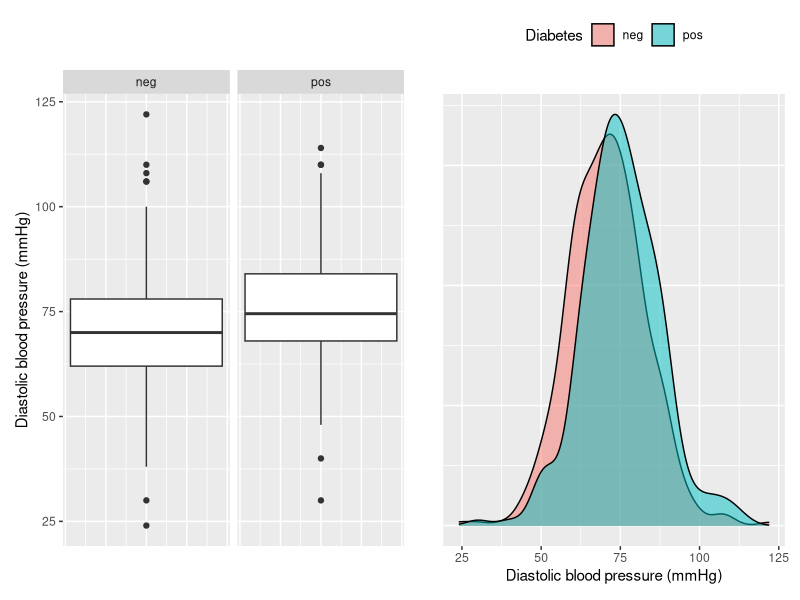
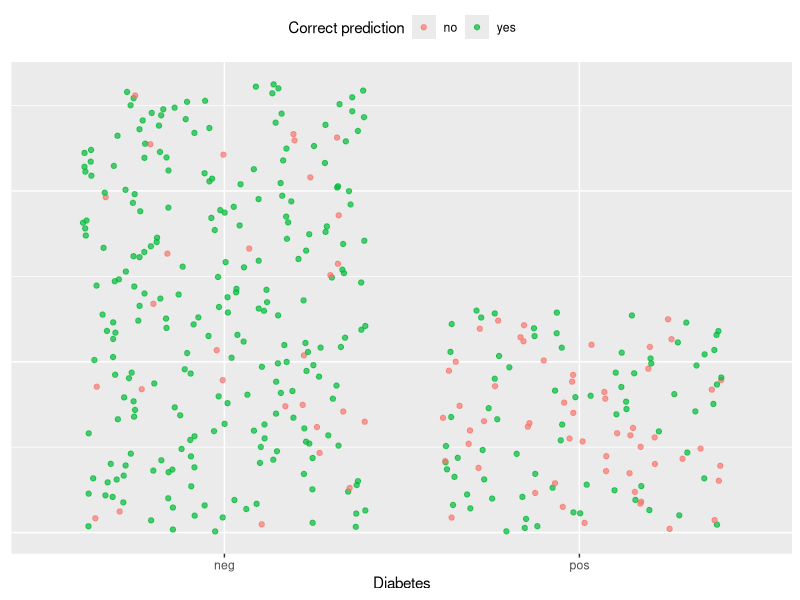

Source code (R) for these figures, in order:
## ---- chunk 1
#| code-fold: true
#| comment: Code
#| warning: false
library(tidyverse)
#install.packages("mlbench") # Install to get PimaIndiansDiabetes2 dataset
library(mlbench)
data("PimaIndiansDiabetes2") # Using 2 because it is a corrected version.
library(patchwork)
p1 <- PimaIndiansDiabetes2 |>
  ggplot(aes(y = pressure)) +
  facet_grid(~ diabetes) +
  geom_boxplot() +
  theme(
    axis.text.x = element_blank(),  # Remove axis text
    axis.ticks.x = element_blank()  # Remove axis title
  ) +
  labs(y = "Diastolic blood pressure (mmHg)")
p2 <- PimaIndiansDiabetes2 |>
  ggplot(aes(x = pressure, fill = diabetes)) +
  geom_density(alpha = 0.5) +
  theme(
    legend.position = "top",
    axis.text.y = element_blank(),  # Remove axis text
    axis.ticks.y = element_blank()  # Remove axis title
  ) +
  labs(
    x = "Diastolic blood pressure (mmHg)",
    y = "",
    fill = "Diabetes"
    )
p1 + p2
## ---- chunk 2
model <- glm(
    diabetes ~ pressure,
    data = PimaIndiansDiabetes2,
    family = "binomial"
)
model_summary <- model |> summary()
model_summary$coefficients
## ---- chunk 3
model <- PimaIndiansDiabetes2 |>
  glm(formula = diabetes ~ pressure + mass, family = "binomial")
model |> summary()
## ---- chunk 4
model <- PimaIndiansDiabetes2 |>
  glm(formula = diabetes ~ pressure + triceps, family = "binomial")
model |> summary()
## ---- chunk 5
# Triceps model
model_triceps <- PimaIndiansDiabetes2 |>
  glm(formula = diabetes ~ pressure + triceps, family = "binomial")
model_triceps_summary <- model_triceps |> summary()
model_triceps_summary$aic
# Mass
model_bmi <- PimaIndiansDiabetes2 |>
  glm(formula = diabetes ~ pressure + mass, family = "binomial")
model_bmi_summary <- model_bmi |> summary()
model_bmi_summary$aic
## ---- chunk 6
model <- PimaIndiansDiabetes2 |>
  glm(formula = diabetes ~ ., family = "binomial")
model |> summary()
## ---- chunk 7
model <- PimaIndiansDiabetes2 |>
  glm(formula = diabetes ~ . - pressure, family = "binomial")
model_summary <- model |> summary()
model_summary$aic
## ---- chunk 8
# Triceps model
model_triceps <- PimaIndiansDiabetes2 |>
  glm(formula = diabetes ~ pressure + triceps, family = "binomial")
model_triceps |> predict(
    data.frame(pressure = 75, triceps = 30),
    type = "response"
)
## ---- chunk 9
# Triceps model
prediction_prob <- model_triceps |>
    predict(data.frame(pressure = 75, triceps = 30), type = "response")
ifelse(prediction_prob > 0.5, "pos", "neg")
## ---- chunk 10
model <- PimaIndiansDiabetes2 |>
  glm(formula = diabetes ~ . - pressure, family = "binomial")
# Calculating the accuracy
accuracy <- PimaIndiansDiabetes2 |>
  # Calculated the predicted probabilities for all observations
  mutate(
      predicted_prob = model |>
          predict(PimaIndiansDiabetes2, type = "response")
  ) |>
  # Predicting the outcome
  mutate(predicted_outcome = ifelse(predicted_prob > 0.5, "pos", "neg")) |>
  # Dropping predictions with missing values
  filter(!is.na(predicted_outcome)) |>
  # Summarizing Accuracy = # Correct predictions / # Total predictions
  summarize(accuracy = mean(predicted_outcome == diabetes)) |>
  # Pull accuracy to get the value
  pull(accuracy)

accuracy
## ---- chunk 11
#| warning: false
#| code-fold: true
#| comment: Code
library(scales)
hex <- hue_pal()(3)
set.seed(42) # For reproducibility
PimaIndiansDiabetes2 |>
  # Calculated the predicted probabilities for all observations
  mutate(
      predicted_prob = model |>
          predict(PimaIndiansDiabetes2, type = "response")
  ) |>
  # Dropping predictions with missing values
  drop_na() |>
  # Predicting the outcome
  mutate(
      predicted_outcome = factor(ifelse(predicted_prob > 0.5, "pos", "neg"))
  ) |>
  mutate(
      correct_prediction = factor(ifelse(
          predicted_outcome == diabetes,
          "yes",
          "no"
      ))
  ) |>
  mutate(index = row_number(), .by = diabetes) |>
  arrange(index) |>
  ggplot(aes(x = diabetes, y = index, col = correct_prediction)) +
  geom_jitter(alpha = 0.7) +
  labs(
    x = "Diabetes",
    col = "Correct prediction") +
  scale_color_manual(values = c(hex[1], hex[2])) +
  theme(
    legend.position = "top",
    axis.title.y = element_blank(),
    axis.text.y = element_blank(),
    axis.ticks.y = element_blank(),
    )
